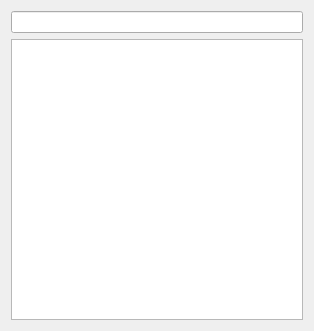
<?xml version="1.0" encoding="UTF-8"?>
<ui version="4.0">
 <class>Lookup</class>
 <widget class="QWidget" name="Lookup">
  <property name="geometry">
   <rect>
    <x>0</x>
    <y>0</y>
    <width>314</width>
    <height>331</height>
   </rect>
  </property>
  <property name="windowTitle">
   <string>Lookup</string>
  </property>
  <layout class="QVBoxLayout" name="verticalLayout">
   <item>
    <widget class="SearchEdit" name="searchEdit"/>
   </item>
   <item>
    <widget class="QListWidget" name="namesList">
     <property name="editTriggers">
      <set>QAbstractItemView::NoEditTriggers</set>
     </property>
     <property name="selectionBehavior">
      <enum>QAbstractItemView::SelectRows</enum>
     </property>
     <property name="uniformItemSizes">
      <bool>true</bool>
     </property>
     <property name="selectionRectVisible">
      <bool>true</bool>
     </property>
    </widget>
   </item>
  </layout>
 </widget>
 <customwidgets>
  <customwidget>
   <class>SearchEdit</class>
   <extends>QLineEdit</extends>
   <header>qt.support.search_edit</header>
  </customwidget>
 </customwidgets>
 <resources/>
 <connections/>
</ui>
